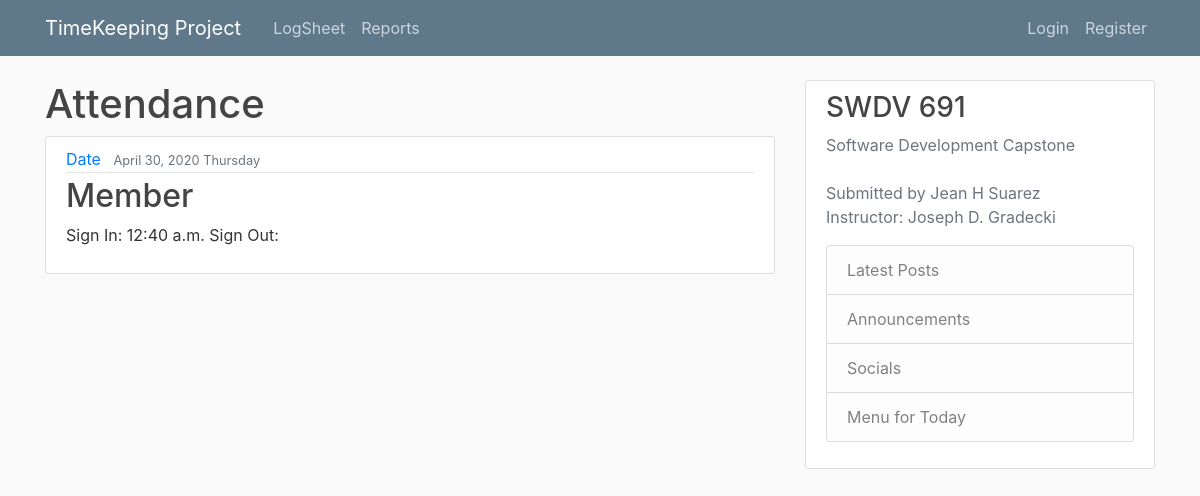
/logsheet/, run on an earlier commit of the app's database.
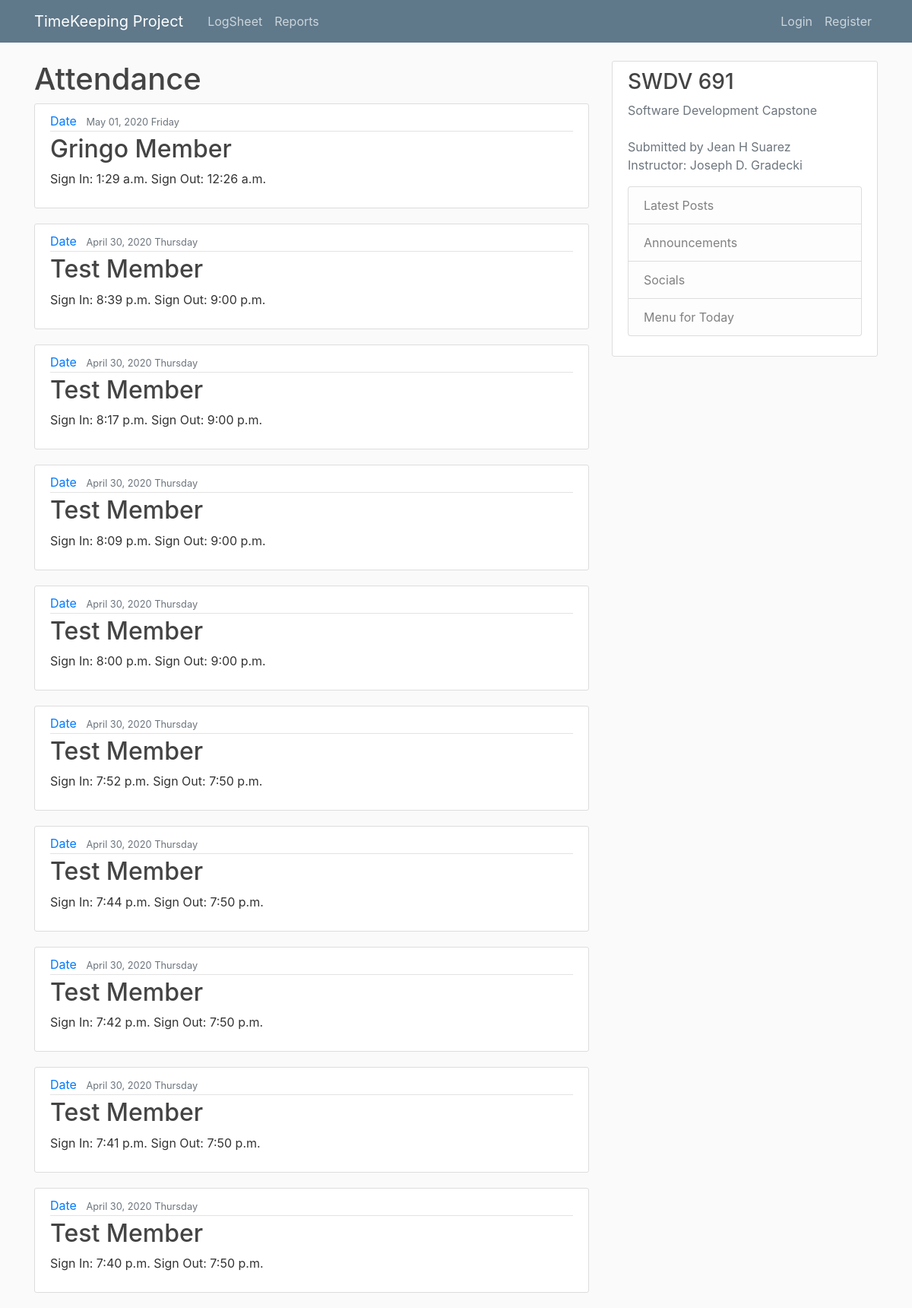
And on a later commit of the database.
### logsheet/models.py (models this page shows, shortened)
class LogPost(models.Model):
    member = models.ForeignKey(Member, on_delete=models.CASCADE)
    signIn = models.DateTimeField(default=timezone.now)
    signOut = models.DateTimeField(null=True, blank=True)

### persons/models.py (models this page shows)
class Person(models.Model):
    image = models.ImageField(default='default.jpg', upload_to='profile_pics')
    ssn = models.CharField(max_length=10)
    birthDate = models.DateTimeField(null=True, blank=True)

class Member(Person):
    firstName = models.CharField(max_length=20)
    middleName = models.CharField(max_length=20, null=True, blank=True)
    lastName = models.CharField(max_length=20)
    diagnosis = models.CharField(max_length=100)
    intakeDate = models.DateTimeField(default=timezone.now)
    psychEval = models.TextField(null=True, blank=True)
    notes = models.TextField(null=True, blank=True)
    dischargeDate = models.DateTimeField(null=True, blank=True)
    def __str__(self):
        return f'{self.firstName} Member'

### logsheet/views.py (the view)
# urls.py: path('', PostListView.as_view(), name='logsheet-home'),
class PostListView(ListView):
    model = LogPost
    template_name ='logsheet/home.html' # <app>/<model>_<viewtype>.html
    context_object_name = 'logposts'
    ordering = ['-signIn']
    paginate_by = 10

### logsheet/templates/logsheet/home.html
{% extends "logsheet/base.html" %}
{% block content %}
<h1>Attendance</h1>
	{% for logpost in logposts %}
        <article class="media content-section">
          <div class="media-body">
            <div class="article-metadata">
              <a class="mr-2" href="#">Date</a>
              <small class="text-muted">{{logpost.signIn|date:"F d, Y l" }}</small>
            </div>
            <h2><a class="article-title" href="#">{{ logpost.member }}</a></h2>
            <p class="article-content">Sign In: {{ logpost.signIn|date:"g:i a" }} Sign Out: {{ logpost.signOut|date:"g:i a" }}</p>
          </div>
        </article>
    {% endfor %}
{% endblock %}

What changed in the data, as far as the page shows it:
no longer on this page (row edited): LogPost: signIn "April 30, 2020 Thursday", member "Member", signIn "12:40 a.m."
added LogPost: signIn "May 01, 2020 Friday", member "Gringo Member", signIn "1:29 a.m.", signOut "12:26 a.m."
added LogPost: signIn "April 30, 2020 Thursday", member "Test Member", signIn "8:39 p.m.", signOut "9:00 p.m."
added LogPost: signIn "April 30, 2020 Thursday", member "Test Member", signIn "8:17 p.m.", signOut "9:00 p.m."
added LogPost: signIn "April 30, 2020 Thursday", member "Test Member", signIn "8:09 p.m.", signOut "9:00 p.m."
added LogPost: signIn "April 30, 2020 Thursday", member "Test Member", signIn "8:00 p.m.", signOut "9:00 p.m."
added LogPost: signIn "April 30, 2020 Thursday", member "Test Member", signIn "7:52 p.m.", signOut "7:50 p.m."
added LogPost: signIn "April 30, 2020 Thursday", member "Test Member", signIn "7:44 p.m.", signOut "7:50 p.m."
added LogPost: signIn "April 30, 2020 Thursday", member "Test Member", signIn "7:42 p.m.", signOut "7:50 p.m."
added LogPost: signIn "April 30, 2020 Thursday", member "Test Member", signIn "7:41 p.m.", signOut "7:50 p.m."
added LogPost: signIn "April 30, 2020 Thursday", member "Test Member", signIn "7:40 p.m.", signOut "7:50 p.m."
